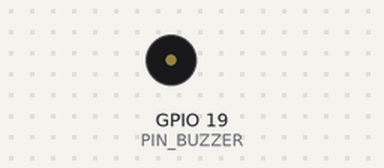
This sketch was run on a simulated ESP32. On the bench: buzzer (waves = sounding). What the sketch prints to the serial monitor is not drawn.

Above: at 0.0 s.
At 6.6 s:
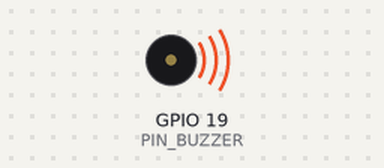
Timing chart, 0 to 10.8 s (numbered marks = the images above):
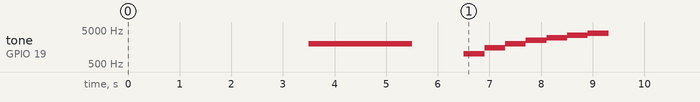

The sketch:

test_buzzer_only.ino
```cpp
// ────────────────────────────────────────────────────────────────
//  Diagnóstico de buzzer pasivo vs activo
//  Placa: ESP32 Dev Module
//
//  Conexión:
//    GPIO 19 → resistencia 100 Ω → (+) del buzzer
//    (-) del buzzer → GND
//
//  Un buzzer PASIVO necesita una señal PWM/tone() para sonar.
//  Un buzzer ACTIVO suena solo con HIGH (tensión continua).
//
//  Este sketch prueba ambos tipos y te dice por serial cuál responde.
// ────────────────────────────────────────────────────────────────

const int PIN_BUZZER = 19;

void setup() {
  Serial.begin(115200);
  delay(500);
  Serial.println("=== Diagnóstico de buzzer ===");
  Serial.println("Escucha cada etapa y lee el resultado.");

  pinMode(PIN_BUZZER, OUTPUT);
  digitalWrite(PIN_BUZZER, LOW);

  // Test 1: activo DC (HIGH constante).
  Serial.println("[TEST 1] Buzzer ACTIVO: HIGH constante 2s...");
  digitalWrite(PIN_BUZZER, HIGH);
  delay(2000);
  digitalWrite(PIN_BUZZER, LOW);
  Serial.println("  ¿Sonó un tono continuo? Sí → es ACTIVO.");
  delay(1000);

  // Test 2: pasivo con tone() a 2000 Hz.
  Serial.println("[TEST 2] Buzzer PASIVO: tone(2000Hz) 2s...");
  tone(PIN_BUZZER, 2000);
  delay(2000);
  noTone(PIN_BUZZER);
  Serial.println("  ¿Sonó un pitido agudo? Sí → es PASIVO.");
  delay(1000);

  // Test 3: pasivo a frecuencias variadas.
  Serial.println("[TEST 3] Buzzer PASIVO: barrido 1kHz → 4kHz...");
  for (int freq = 1000; freq <= 4000; freq += 500) {
    Serial.print("  Frecuencia ");
    Serial.print(freq);
    Serial.println(" Hz");
    tone(PIN_BUZZER, freq);
    delay(400);
  }
  noTone(PIN_BUZZER);
  delay(1000);

  // Test 4: parpadeo simple (HIGH/LOW largo) — como usaba el firmware antes.
  Serial.println("[TEST 4] Parpadeo HIGH/LOW 200ms (buzzer pasivo NO sonará así)...");
  for (int i = 0; i < 5; i++) {
    digitalWrite(PIN_BUZZER, HIGH);
    delay(200);
    digitalWrite(PIN_BUZZER, LOW);
    delay(200);
  }
  Serial.println("  Si solo hizo clic, confirma que es PASIVO.");

  Serial.println("=== Fin del diagnóstico ===");
  Serial.println("Recomendación:");
  Serial.println("  - Si sonó el TEST 1: el buzzer es ACTIVO → usar digitalWrite(HIGH).");
  Serial.println("  - Si sonó el TEST 2/3: el buzzer es PASIVO → usar tone()/noTone().");
}

void loop() {
  // No hace nada.
}
```
